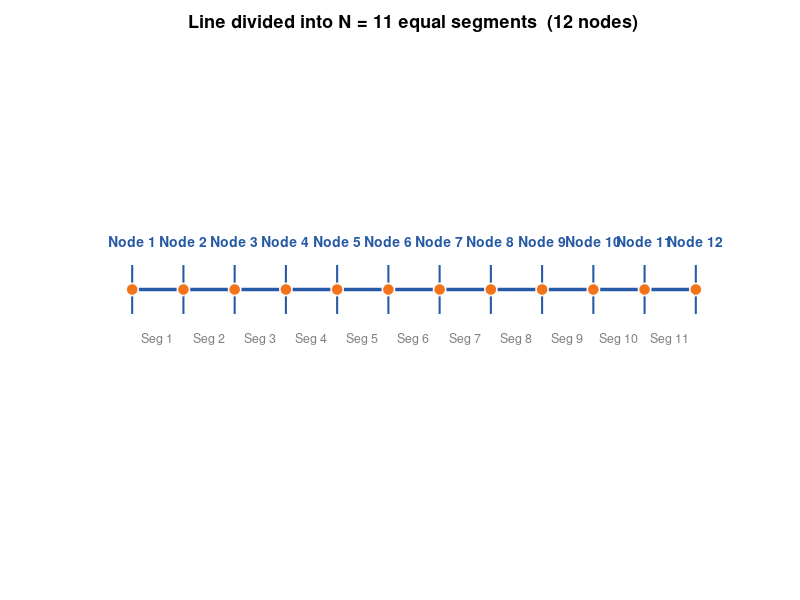

The MATLAB script that drew this image:
% =========================================================================
%  line_nodes.m
%  Draws a horizontal line, divides it into N equal segments, plots and
%  labels each node with its number.
% =========================================================================

clear; clc; close all;

% -------------------------------------------------------------------------
%  USER INPUT
% -------------------------------------------------------------------------
N = 11;          % Number of segments  (nodes = N+1, labelled 1 to N+1)

% Line end-points
x_start = 0;
x_end   = 1;
y       = 0;    % constant y (horizontal line)

% -------------------------------------------------------------------------
%  COMPUTE NODE POSITIONS
% -------------------------------------------------------------------------
x_nodes = linspace(x_start, x_end, N + 1);   % N+1 equally spaced nodes
y_nodes = y * ones(1, N + 1);

% -------------------------------------------------------------------------
%  PLOT
% -------------------------------------------------------------------------
figure('Name', 'Line with N Segments', 'NumberTitle', 'off', ...
       'Color', 'white', 'Position', [100 100 900 350]);

hold on;

% --- Draw the line -------------------------------------------------------
plot([x_start x_end], [y y], '-', ...
     'Color',     [0.15 0.35 0.65], ...
     'LineWidth', 2.5);

% --- Draw segment markers (tick marks) -----------------------------------
tick_half = 0.035;                              % half-height of tick mark
for k = 1 : N + 1
    plot([x_nodes(k) x_nodes(k)], ...
         [y - tick_half, y + tick_half], '-', ...
         'Color',     [0.15 0.35 0.65], ...
         'LineWidth', 1.5);
end

% --- Plot nodes as filled circles ----------------------------------------
scatter(x_nodes, y_nodes, 80, ...
        'MarkerFaceColor', [0.95 0.45 0.10], ...
        'MarkerEdgeColor', 'white', ...
        'LineWidth',       1.2);

% --- Label each node -----------------------------------------------------
label_offset = 0.06;                            % vertical offset for text

for k = 1 : N + 1
    text(x_nodes(k), y + label_offset, ...
         sprintf('Node %d', k), ...
         'HorizontalAlignment', 'center', ...
         'VerticalAlignment',   'bottom', ...
         'FontSize',            10, ...
         'FontWeight',          'bold', ...
         'Color',               [0.15 0.35 0.65]);
end

% --- Label the segments in between ---------------------------------------
for k = 1 : N
    x_mid = (x_nodes(k) + x_nodes(k+1)) / 2;
    text(x_mid, y - label_offset, ...
         sprintf('Seg %d', k), ...
         'HorizontalAlignment', 'center', ...
         'VerticalAlignment',   'top', ...
         'FontSize',            9, ...
         'Color',               [0.50 0.50 0.50]);
end

% --- Axes and title ------------------------------------------------------
title(sprintf('Line divided into N = %d equal segments  (%d nodes)', N, N+1), ...
      'FontSize', 13, 'FontWeight', 'bold');
xlabel('Position along line', 'FontSize', 11);

axis([-0.05  1.05  -0.35  0.35]);
axis off;
box  off;

hold off;
